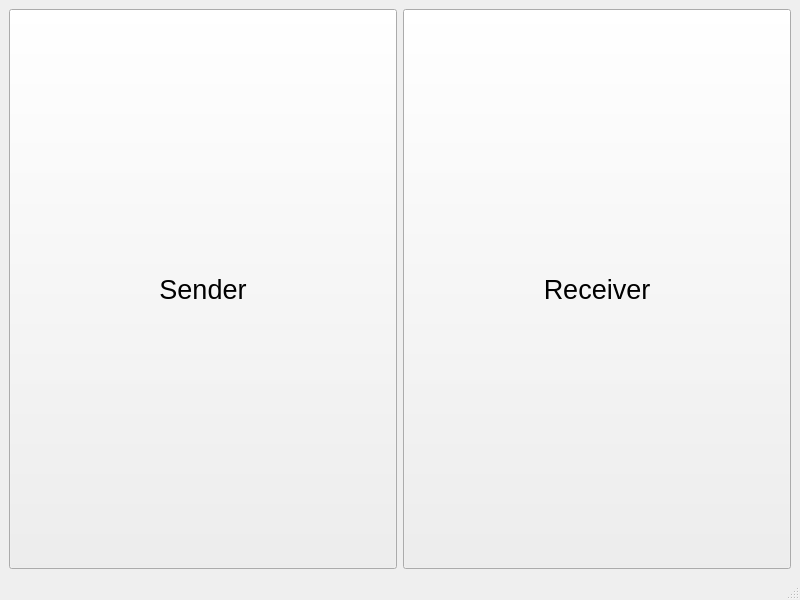
<?xml version="1.0" encoding="UTF-8"?>
<ui version="4.0">
 <class>MainWindow</class>
 <widget class="QMainWindow" name="MainWindow">
  <property name="geometry">
   <rect>
    <x>0</x>
    <y>0</y>
    <width>800</width>
    <height>600</height>
   </rect>
  </property>
  <property name="windowTitle">
   <string>MainWindow</string>
  </property>
  <widget class="QWidget" name="centralwidget">
   <layout class="QGridLayout" name="gridLayout">
    <item row="0" column="0">
     <layout class="QHBoxLayout" name="horizontalLayout">
      <property name="sizeConstraint">
       <enum>QLayout::SetDefaultConstraint</enum>
      </property>
      <item>
       <widget class="QPushButton" name="senderButton">
        <property name="sizePolicy">
         <sizepolicy hsizetype="Minimum" vsizetype="Expanding">
          <horstretch>0</horstretch>
          <verstretch>0</verstretch>
         </sizepolicy>
        </property>
        <property name="font">
         <font>
          <pointsize>20</pointsize>
         </font>
        </property>
        <property name="styleSheet">
         <string notr="true">background-image: url(:/icons/Sender.png);</string>
        </property>
        <property name="text">
         <string>Sender</string>
        </property>
       </widget>
      </item>
      <item>
       <widget class="QPushButton" name="receiverButton">
        <property name="sizePolicy">
         <sizepolicy hsizetype="Minimum" vsizetype="Expanding">
          <horstretch>0</horstretch>
          <verstretch>0</verstretch>
         </sizepolicy>
        </property>
        <property name="font">
         <font>
          <pointsize>20</pointsize>
         </font>
        </property>
        <property name="styleSheet">
         <string notr="true">background-image: url(:/icons/Receiver.png);</string>
        </property>
        <property name="text">
         <string>Receiver</string>
        </property>
       </widget>
      </item>
     </layout>
    </item>
   </layout>
  </widget>
  <widget class="QMenuBar" name="menubar">
   <property name="geometry">
    <rect>
     <x>0</x>
     <y>0</y>
     <width>800</width>
     <height>21</height>
    </rect>
   </property>
  </widget>
  <widget class="QStatusBar" name="statusbar"/>
 </widget>
 <resources>
  <include location="resources.qrc"/>
 </resources>
 <connections/>
</ui>
